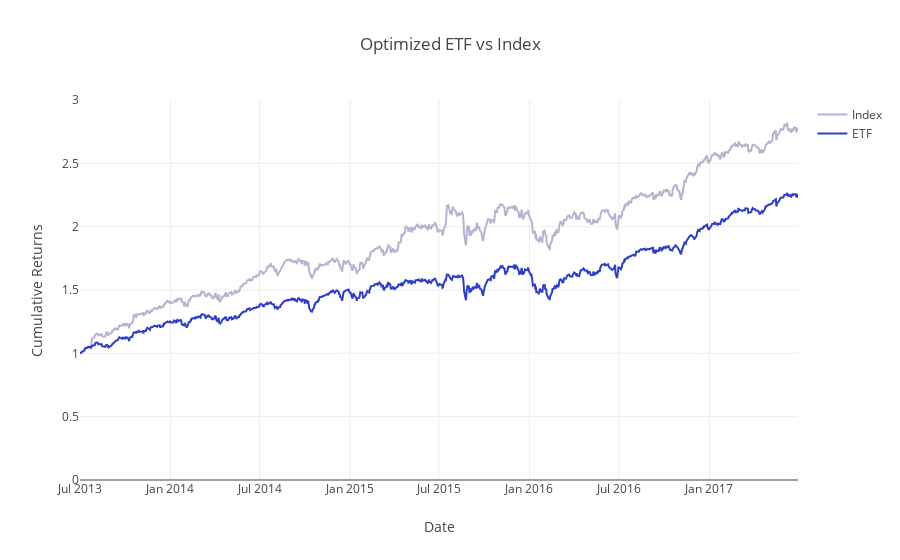

Write notebook code for a chart like this one.
### Markdown cell above
With our ETF weights built, let's compare it to the index. Run the next cell to calculate the ETF returns and compare it to the index returns.

### Code cell
optim_etf_returns = generate_weighted_returns(returns, optimal_single_rebalance_etf_weights)
optim_etf_cumulative_returns = calculate_cumulative_returns(optim_etf_returns)
project_helper.plot_benchmark_returns(index_weighted_cumulative_returns, optim_etf_cumulative_returns, 'Optimized ETF vs Index')

optim_etf_tracking_error = tracking_error(np.sum(index_weighted_returns, 1), np.sum(optim_etf_returns, 1))
print('Optimized ETF Tracking Error: {}'.format(optim_etf_tracking_error))

### Figure 1 — Plotly figure (JSON) as saved in the notebook; plotly's stock layout.template omitted (floating-point values rounded to 4 significant figures; data arrays with more than 128 entries replaced by an {"elided": "..."} marker saying what was removed)
{"data": [{"line": {"color": "#B6B2CF"}, "name": "Index", "type": "scatter", "x": {"elided": "1009 str values"}, "y": {"elided": "1009 float values"}}, {"line": {"color": "#2D3ECF"}, "name": "ETF", "type": "scatter", "x": {"elided": "1009 str values"}, "y": {"elided": "1009 float values"}}], "layout": {"title": "Optimized ETF vs Index", "xaxis": {"title": "Date"}, "yaxis": {"range": [0, 3], "title": "Cumulative Returns"}}}
